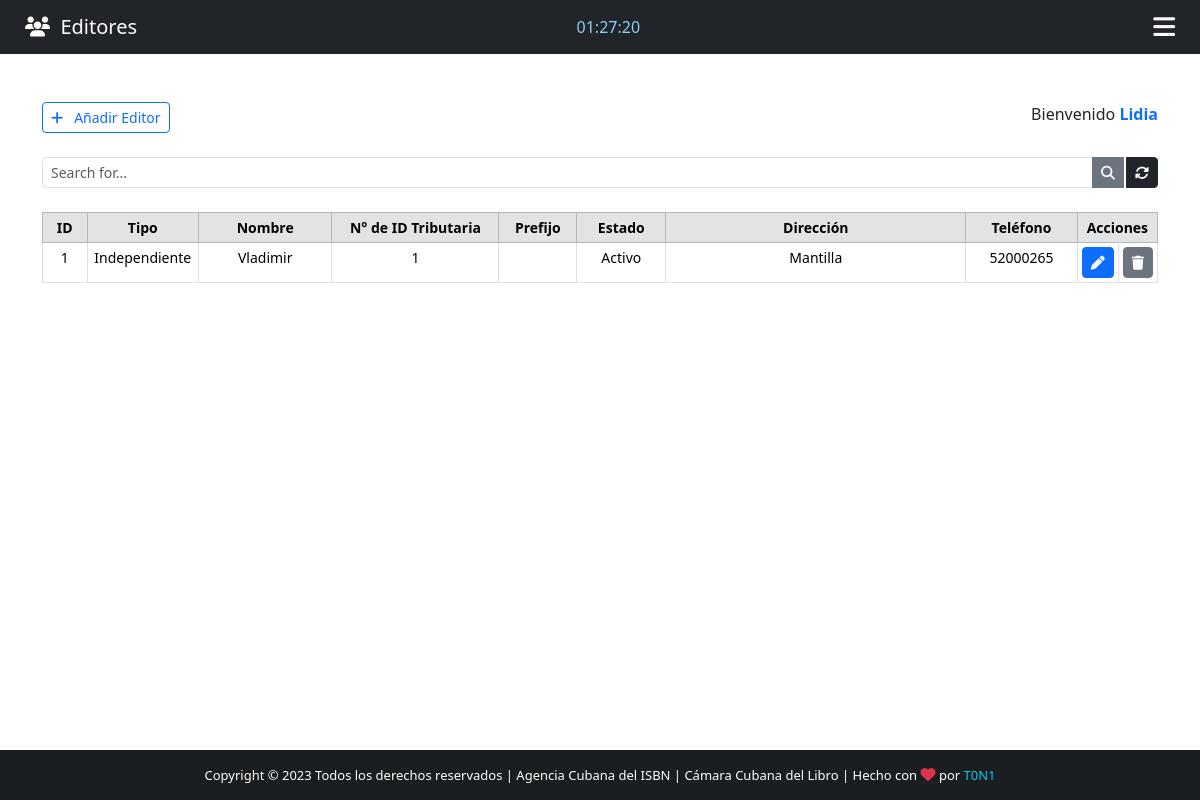
/backend/ (signed in), run on an earlier commit of the app's database.
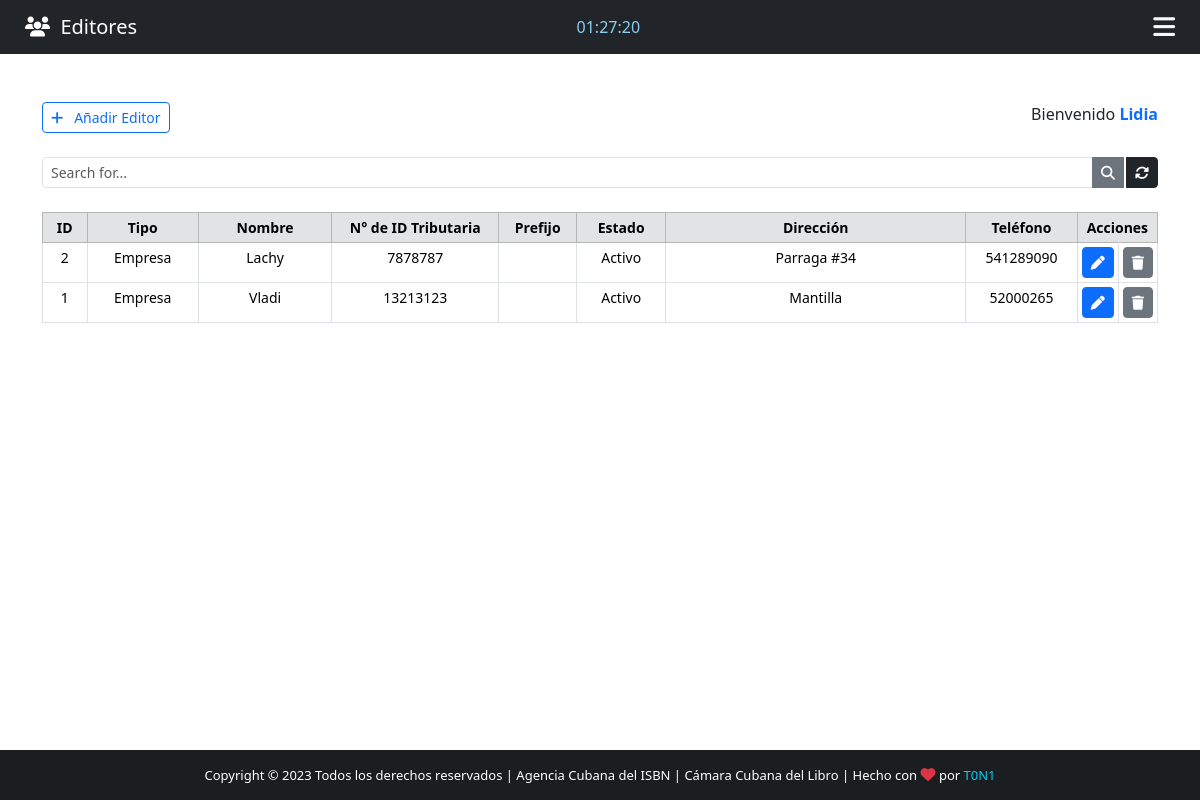
And on a later commit of the database.
### App/models.py (models this page shows, shortened)
class Editor(models.Model):
    COMPANY_EDITOR = 'C'
    EDITOR_INDEPENDIENTE = 'I'
    TYPE = {
        (COMPANY_EDITOR, 'Compañia'),
        (EDITOR_INDEPENDIENTE, 'Independiente'),
    }
    user = models.OneToOneField(User, on_delete=models.CASCADE)
    phone = models.CharField(max_length=20)
    id = models.IntegerField(primary_key=True)
    age = models.PositiveSmallIntegerField(validators=[MaxValueValidator(120), MinValueValidator(18)],
                                           null=True, blank=True)
    prefijo = models.ForeignKey(Prefijo, on_delete=models.PROTECT)
    type = models.CharField(max_length=100, null=True, choices=TYPE)
    image_profile = models.ImageField(upload_to="profile", null=True, default="profile_default.png")
    note = models.TextField(blank=True)
    directions = models.CharField(max_length=150)
    id_tribute = models.PositiveBigIntegerField()
    state = models.BooleanField(default=True)
    class Meta:
        verbose_name_plural = "editores"

### App/views.py (the view)
# urls.py: path('backend/', views.backend_editores, name="backend_editores"),
@cache_control(no_cache=True, must_revalidate=True, no_store=True)
@login_required(login_url="login")
def backend_editores(request):
    if 'q' in request.GET:
        q = request.GET['q']
        all_editor_list = Editor.objects.filter(
            Q(user__username__icontains=q) | Q(user__email__icontains=q) | Q(directions__icontains=q) |
            Q(note__icontains=q) | Q(user__first_name__icontains=q)
        ).order_by('-user__date_joined')
        if q.isnumeric():
            all_editor_list = Editor.objects.filter(Q(age=q) | Q(phone__contains=q) |
                                                    Q(id_tribute=q)).order_by('-user__date_joined')
    else:
        all_editor_list = Editor.objects.all().order_by('-user__date_joined')
    paginator = Paginator(all_editor_list, 4)
    page = request.GET.get('page')
    all_editor = paginator.get_page(page)
    return render(request, 'backend.html', {"editores": all_editor})

### App/templates/backend.html (shortened to what this page needs)
{% extends 'base.html' %}
{% block time %}
    <div class="col-sm">
        <span style="color: #89cff0; align-content: center" id="clock"></span>
    </div>
{% endblock time %}
{% block navbar-content %}
    <i class="fas fa-users"></i>&nbsp;&nbsp;Editores
{% endblock navbar-content %}
{% block content %}
    {% if request.user.especialista %}
        <div class="container">
            <br><br>
            <div class="d-flex justify-content-between">
                {% block btn-add %}
                    <a href="{% url 'add_editor' %}" class="btn btn-outline-primary btn-sm"><i class="fas fa-plus"></i>&nbsp;&nbsp; Añadir Editor</a>
                {% endblock %}
                <span>
                    Bienvenido <strong><span class="text-primary">{{ user.get_username }}</span></strong>
                </span>
            </div>
            <form>
                <div class="input-group input-group-sm mb-3 mt-4">
                    <input name="q" type="text" class="form-control" placeholder="Search for..." value="{{ request.GET.q }}">
                    <button class="btn btn-secondary"><i class="fas fa-search"></i></button>
                    <a href="{% url 'backend_editores' %}" class="btn btn-dark" style="margin-left: 2px"><i class="fas fa-sync-alt"></i></a>
                </div>
            </form>
            <div style="text-align: center;">
                <table class="table table-bordered table-sm mt-4" style="text-align: center; font-size: 14px;">
                    <thead class="table-secondary">
                        <tr>
                            {% block title-table %}
                                <th style="width: 4%">ID</th>
                                <th style="width: 10%">Tipo</th>
                                <th style="width: 12%">Nombre</th>
                                <th style="width: 15%">N&deg; de ID Tributaria</th>
                                <th style="width: 7%">Prefijo</th>
                                <th style="width: 8%">Estado</th>
                                <th style="width: 27%">Dirección</th>
                                <th style="width: 10%">Teléfono</th>
                                <th  colspan="2">Acciones</th>
                            {% endblock title-table %}
                        </tr>
                    </thead>
                    {% block for-data-table %}
                        {% for editor in editores %}
                            <tr id="chk_td">
                                <td>{{ editor.id }}</td>
                                {% if editor.type  == 'I' %}
                                    <td>Independiente</td>
                                {% else %}
                                    <td>Empresa</td>
                                {% endif %}
                                <td>{{ editor.user }}</td>
                                <td>{{ editor.id_tribute }}</td>
                                <td>{{ editor.prefijo }}</td>
                                {% if editor.user.is_active %}
                                    <td>Activo</td>
                                {% else %}
                                    <td>Inactivo</td>
                                {% endif %}
                                <td>{{ editor.directions }}</td>
                                <td>{{ editor.phone }}</td>
                                <td>
                                    <a href="/editor/{{ editor.id }}" class="btn btn-sm btn-primary " title="Edit Editor">
                                        <i class="fas fa-pen"></i>
                                    </a>
                                </td>
                                <td>
                                    <a class="btn btn-sm btn-secondary" title="Delete Editor" data-bs-toggle="modal" data-bs-target="#deleteModal{{ editor.pk }}">
                                        <i class="fas fa-trash"></i>
                                    </a>
                                </td>
                            </tr>
                        {% endfor %}
                    {% endblock for-data-table %}
                </table>
            </div>
        </div>
    {% else %}
        <span class="text-danger" >Access Denied</span>
    {% endif %}
{% endblock content %}

### App/templates/base.html (shortened to what this page needs)
{% load static %}
<!DOCTYPE html>
<html lang="en">
<head>
    {% load static %}
    <link rel="stylesheet" href="{% static 'css/bootstrap.min.css' %}">
    <link rel="stylesheet" href={% static "css/style.css" %}>
</head>
<body>
    <div class="wrapper">
        <header>
            <nav class="navbar navbar-expand-ld navbar-dark bg-dark">
                <div class="col-sm">
                    <a class="navbar-brand flex-grow-1" style="text-align: center; color: #ffffff; margin-left: 25px;">
                        {% block navbar-content %}{% endblock navbar-content %}
                    </a>
                </div>
                {% block time %}{% endblock time %}
            <a class="align-text-top" href="{% url 'frontend' %}" style="margin-right: 25px; font-size: 25px" data-bs-toggle="offcanvas" data-bs-target="#offcanvasRight" aria-controls="offcanvasRight">
                <i class="text-light fas fa-bars"></i>
            </a>
            </nav>
        </header>
        {% block content %} {% endblock content %}
    </div>
    <footer class="bg-dark text-center text-lg-start" id="footer" style="color: #ffffff;">
        <div class="text-center p-3" style="background-color: rgba(0, 0, 0, 0.2);">
            Copyright &copy; {% now "Y" %} Todos los derechos reservados | Agencia Cubana del ISBN |
            Cámara Cubana del Libro | Hecho con
            <i class="text-danger fas fa-heart fa-beat" style="font-size: 15px"></i> por
            <a href="https://cloudhq.net/s/5e75f8db3646f2" target="_blank" style="color: #0dcaf0; text-decoration: none;">T0N1</a>
        </div>
    </footer>
</body>
</html>

### App/static/css/style.css (style rules this page uses)
html, body { height: 100%; margin: 0; max-width: 100%; overflow: hidden; }
.wrapper { min-height: 100%; margin-bottom: -50px; }
#footer, .push { height: 50px; font-size: 13px; }

What changed in the data, as far as the page shows it:
added Editor: id "2", type "Empresa", user "Lachy", id_tribute "7878787", shows "Activo", directions "Parraga #34", phone "541289090"
changed Editor "Mantilla": user "Vladimir" → "Vladi"; id_tribute "1" → "13213123"; type "Independiente" → "Empresa"
